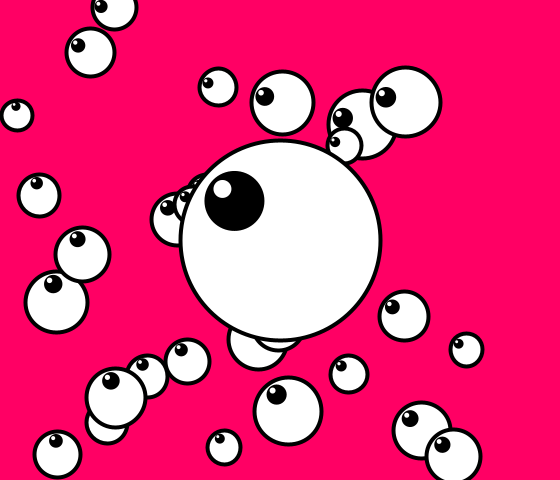
Frame 1 (no input)
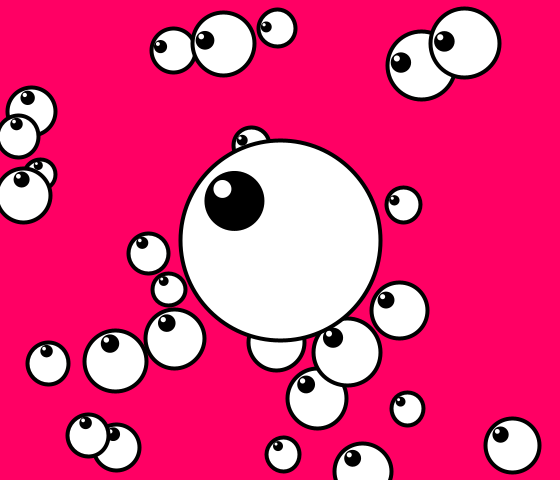
Frame 60 (the mouse pressed at the canvas centre just before this capture)
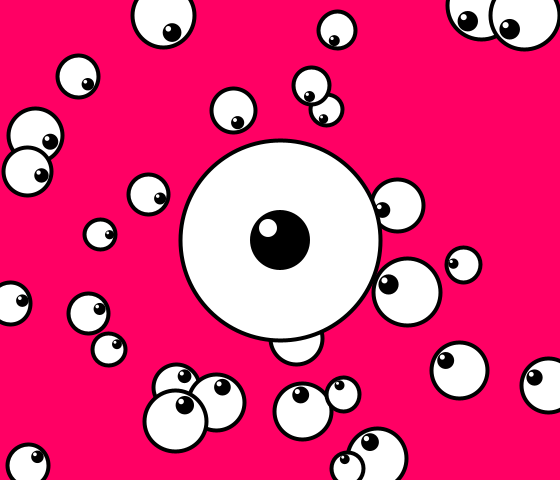
Frame 120 (the mouse held since frame 60 and released just before this capture)

The Processing sketch that drew these frames (run headless with seeded random() and noise(); from frame 60 on, the mouse is pressed at the canvas centre):

// Processing sketch: olho_tangente
// ── olho_tangente.pde
/**
  * Descrição: Tarefa aula 15
  * Disciplina: Matemática Aplicada à Multimida I
  * Curo: Sistemas e Mídias Digitais (Universidade Federal do Ceará)
  * Autor: Felipe ALmeida
  */
  
//Iniciando variáveis
int _n;
float[][] olhos;
boolean animado;

void setup() {
  size(560, 480);
  //Define o número de imagens a serem exibidas na tela
  _n = 33;
  //Cria e Preenche array com propriedades randômicas das imagens a serem exibidas
  olhos = new float[_n][];
  for (int i = 0; i < olhos.length; i += 1) {
    olhos[i] = new float[5];
    olhos[i][0] = random(width); //Posição X
    olhos[i][1] = random(height); //Posição Y
    olhos[i][2] = random(30, 70); // Tamamho
    olhos[i][3] = (random(1) < 0.5) ? 1 : -1; //Movimento X
    olhos[i][4] = (random(1) < 0.5) ? 1 : -1; //Movimento Y
  }
  animado = true;
}

void draw() {
  background(255, 0, 100);
  for (int i = 0; i < olhos.length; i +=1 ) {
    //Desenha a imagem de cada ítem do array
    desenhaOlho(olhos[i][0], olhos[i][1],  olhos[i][2]);
    //Anima as imagens na tela
    if (animado) {
      olhos[i][0] += olhos[i][3];
      olhos[i][1] += olhos[i][4];
      if (olhos[i][0] < 0 || olhos[i][0] > width) 
        olhos[i][3] = -olhos[i][3];
      if (olhos[i][1] < 0 || olhos[i][1] > height) 
        olhos[i][4] = -olhos[i][4];
    }
  }
  desenhaOlho(width/2, height/2,  200);
}

//Função para desenho do olho
void desenhaOlho(float x, float y, float tamanho) {
  //Desenha limites do olho
  strokeWeight(4);
  stroke(0);
  fill(255);
  ellipse(x, y, tamanho, tamanho);
  //Desenha pupila
  desenhaPupila(x, y, tamanho * 0.3, tamanho * 0.6);
}
//Função para desenho da pupila dinâmica
void desenhaPupila(float x, float y, float tamanho, float limite) {
  
  //Define as variáveis
  float tg = 0;
  float arc_tg = 0;
  float _mx = mouseX - x;
  float _my = mouseY - y;
  float _x = 0;
  float _y = 0;
  
  if (_mx != 0) {
    //Calcula tangente
    tg = _my/_mx;
    //Calcula arco-tangente
    arc_tg = atan(tg);
    if (_mx < 0) {
      //Ajusta valor do arco-tangente
      arc_tg += PI;
    } else if (_my < 0) {
      //Ajusta valor do arco-tangente
      arc_tg += PI * 2;
    }
    //Encontra posição correta da pupila 
    _x = polarX(arc_tg, limite/2);
    _y = polarY(arc_tg, limite/2);
  } 
  noStroke();
  fill(0);
  //Se a posição do mouse estiver dentro da área do olho menos a área limite definido
  if (calculaDistancia(x, y, mouseX, mouseY) < limite/2) {
    //Desenha a pupila baseado na posição X
    ellipse(mouseX, mouseY, tamanho, tamanho);
    fill(255);
    ellipse(mouseX - (tamanho * 0.2), mouseY - (tamanho * 0.2), (tamanho * 0.3), (tamanho * 0.3));
  //Se não, desenha baseado na posição _x e _y encontrado, relativo à posição do olho
  } else {
    ellipse(x + _x, y + _y, tamanho, tamanho);
    fill(255);
    ellipse(_x - (tamanho * 0.2) + x, _y - (tamanho * 0.2) + y, (tamanho * 0.3), (tamanho * 0.3));
  }  
}

//Encontra posição x baseado no ângulo e raio
float polarX(float ang, float r) {
  return cos(ang) * r;
}
//Encontra posição y baseado no ângulo e raio
float polarY(float ang, float r) {
  return sin(ang) * r;
}

//Calcula distância entre 2 pontos
float calculaDistancia(float x1, float y1, float x2, float y2) {
  float b = x2 - x1;
  float c = y2 - y1;
  float distancia = sqrt((b*b) + (c*c));
  return distancia;
}
